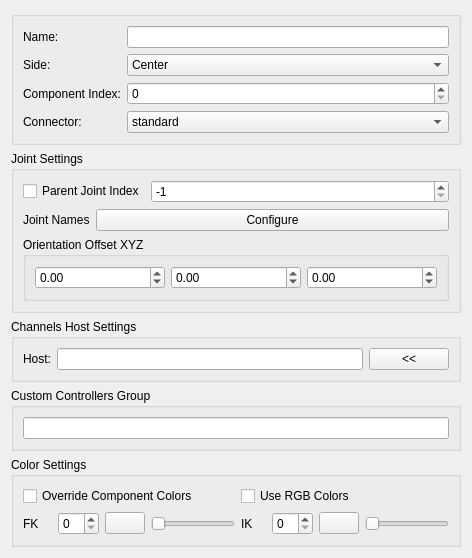
<?xml version="1.0" encoding="UTF-8"?>
<ui version="4.0">
 <class>Form</class>
 <widget class="QWidget" name="Form">
  <property name="geometry">
   <rect>
    <x>0</x>
    <y>0</y>
    <width>286</width>
    <height>518</height>
   </rect>
  </property>
  <property name="windowTitle">
   <string>Form</string>
  </property>
  <layout class="QGridLayout" name="gridLayout">
   <item row="5" column="0">
    <spacer name="verticalSpacer">
     <property name="orientation">
      <enum>Qt::Vertical</enum>
     </property>
     <property name="sizeHint" stdset="0">
      <size>
       <width>20</width>
       <height>40</height>
      </size>
     </property>
    </spacer>
   </item>
   <item row="2" column="0">
    <widget class="QGroupBox" name="groupBox">
     <property name="sizePolicy">
      <sizepolicy hsizetype="Minimum" vsizetype="Minimum">
       <horstretch>0</horstretch>
       <verstretch>0</verstretch>
      </sizepolicy>
     </property>
     <property name="title">
      <string>Channels Host Settings</string>
     </property>
     <layout class="QGridLayout" name="gridLayout_2">
      <item row="0" column="0">
       <layout class="QHBoxLayout" name="horizontalLayout_2">
        <item>
         <widget class="QLabel" name="host_label">
          <property name="text">
           <string>Host:</string>
          </property>
         </widget>
        </item>
        <item>
         <widget class="QLineEdit" name="host_lineEdit"/>
        </item>
        <item>
         <widget class="QPushButton" name="host_pushButton">
          <property name="text">
           <string>&lt;&lt;</string>
          </property>
         </widget>
        </item>
       </layout>
      </item>
     </layout>
    </widget>
   </item>
   <item row="4" column="0">
    <widget class="QGroupBox" name="groupBox_4">
     <property name="sizePolicy">
      <sizepolicy hsizetype="Minimum" vsizetype="Minimum">
       <horstretch>0</horstretch>
       <verstretch>0</verstretch>
      </sizepolicy>
     </property>
     <property name="title">
      <string>Color Settings</string>
     </property>
     <layout class="QGridLayout" name="gridLayout_8">
      <item row="2" column="0">
       <layout class="QGridLayout" name="gridLayout_7">
        <item row="1" column="0">
         <layout class="QGridLayout" name="gridLayout_9">
          <item row="0" column="1">
           <widget class="QLabel" name="color_fk_label">
            <property name="sizePolicy">
             <sizepolicy hsizetype="Minimum" vsizetype="Preferred">
              <horstretch>0</horstretch>
              <verstretch>0</verstretch>
             </sizepolicy>
            </property>
            <property name="minimumSize">
             <size>
              <width>0</width>
              <height>0</height>
             </size>
            </property>
            <property name="text">
             <string/>
            </property>
           </widget>
          </item>
          <item row="0" column="2">
           <widget class="QSpinBox" name="color_fk_spinBox">
            <property name="sizePolicy">
             <sizepolicy hsizetype="Expanding" vsizetype="Fixed">
              <horstretch>0</horstretch>
              <verstretch>0</verstretch>
             </sizepolicy>
            </property>
            <property name="maximum">
             <number>31</number>
            </property>
           </widget>
          </item>
          <item row="0" column="3">
           <widget class="QPushButton" name="RGB_fk_pushButton">
            <property name="sizePolicy">
             <sizepolicy hsizetype="Fixed" vsizetype="Fixed">
              <horstretch>0</horstretch>
              <verstretch>0</verstretch>
             </sizepolicy>
            </property>
            <property name="maximumSize">
             <size>
              <width>16777215</width>
              <height>16777215</height>
             </size>
            </property>
            <property name="layoutDirection">
             <enum>Qt::LeftToRight</enum>
            </property>
            <property name="styleSheet">
             <string notr="true"/>
            </property>
            <property name="text">
             <string/>
            </property>
           </widget>
          </item>
          <item row="0" column="4">
           <widget class="QSlider" name="RGB_fk_slider">
            <property name="maximum">
             <number>255</number>
            </property>
            <property name="orientation">
             <enum>Qt::Horizontal</enum>
            </property>
           </widget>
          </item>
          <item row="0" column="0">
           <widget class="QLabel" name="fk_label_2">
            <property name="text">
             <string>FK</string>
            </property>
           </widget>
          </item>
         </layout>
        </item>
        <item row="1" column="1">
         <layout class="QGridLayout" name="gridLayout_10">
          <item row="0" column="2">
           <widget class="QSpinBox" name="color_ik_spinBox">
            <property name="sizePolicy">
             <sizepolicy hsizetype="Expanding" vsizetype="Fixed">
              <horstretch>0</horstretch>
              <verstretch>0</verstretch>
             </sizepolicy>
            </property>
            <property name="maximum">
             <number>31</number>
            </property>
           </widget>
          </item>
          <item row="0" column="1">
           <widget class="QLabel" name="color_ik_label">
            <property name="sizePolicy">
             <sizepolicy hsizetype="Minimum" vsizetype="Preferred">
              <horstretch>0</horstretch>
              <verstretch>0</verstretch>
             </sizepolicy>
            </property>
            <property name="minimumSize">
             <size>
              <width>0</width>
              <height>0</height>
             </size>
            </property>
            <property name="text">
             <string/>
            </property>
           </widget>
          </item>
          <item row="0" column="3">
           <widget class="QPushButton" name="RGB_ik_pushButton">
            <property name="sizePolicy">
             <sizepolicy hsizetype="Fixed" vsizetype="Fixed">
              <horstretch>0</horstretch>
              <verstretch>0</verstretch>
             </sizepolicy>
            </property>
            <property name="maximumSize">
             <size>
              <width>16777215</width>
              <height>16777215</height>
             </size>
            </property>
            <property name="layoutDirection">
             <enum>Qt::LeftToRight</enum>
            </property>
            <property name="styleSheet">
             <string notr="true"/>
            </property>
            <property name="text">
             <string/>
            </property>
           </widget>
          </item>
          <item row="0" column="4">
           <widget class="QSlider" name="RGB_ik_slider">
            <property name="maximum">
             <number>255</number>
            </property>
            <property name="orientation">
             <enum>Qt::Horizontal</enum>
            </property>
           </widget>
          </item>
          <item row="0" column="0">
           <widget class="QLabel" name="ik_label">
            <property name="text">
             <string>IK</string>
            </property>
           </widget>
          </item>
         </layout>
        </item>
        <item row="0" column="0">
         <widget class="QCheckBox" name="overrideColors_checkBox">
          <property name="text">
           <string>Override Component Colors</string>
          </property>
         </widget>
        </item>
        <item row="0" column="1">
         <widget class="QCheckBox" name="useRGB_checkBox">
          <property name="text">
           <string>Use RGB Colors</string>
          </property>
         </widget>
        </item>
       </layout>
      </item>
     </layout>
    </widget>
   </item>
   <item row="0" column="0">
    <widget class="QGroupBox" name="mainSettings_groupBox">
     <property name="title">
      <string/>
     </property>
     <layout class="QGridLayout" name="gridLayout_4">
      <item row="0" column="0">
       <layout class="QFormLayout" name="formLayout">
        <item row="0" column="0">
         <widget class="QLabel" name="name_label">
          <property name="text">
           <string>Name:</string>
          </property>
         </widget>
        </item>
        <item row="0" column="1">
         <widget class="QLineEdit" name="name_lineEdit"/>
        </item>
        <item row="1" column="0">
         <widget class="QLabel" name="side_label">
          <property name="text">
           <string>Side:</string>
          </property>
         </widget>
        </item>
        <item row="1" column="1">
         <widget class="QComboBox" name="side_comboBox">
          <property name="sizePolicy">
           <sizepolicy hsizetype="Expanding" vsizetype="Fixed">
            <horstretch>0</horstretch>
            <verstretch>0</verstretch>
           </sizepolicy>
          </property>
          <item>
           <property name="text">
            <string>Center</string>
           </property>
          </item>
          <item>
           <property name="text">
            <string>Left</string>
           </property>
          </item>
          <item>
           <property name="text">
            <string>Right</string>
           </property>
          </item>
         </widget>
        </item>
        <item row="2" column="0">
         <widget class="QLabel" name="componentIndex_label">
          <property name="text">
           <string>Component Index:</string>
          </property>
         </widget>
        </item>
        <item row="2" column="1">
         <widget class="QSpinBox" name="componentIndex_spinBox">
          <property name="sizePolicy">
           <sizepolicy hsizetype="Expanding" vsizetype="Fixed">
            <horstretch>0</horstretch>
            <verstretch>0</verstretch>
           </sizepolicy>
          </property>
         </widget>
        </item>
        <item row="3" column="0">
         <widget class="QLabel" name="conector_label">
          <property name="text">
           <string>Connector:</string>
          </property>
         </widget>
        </item>
        <item row="3" column="1">
         <widget class="QComboBox" name="connector_comboBox">
          <property name="sizePolicy">
           <sizepolicy hsizetype="Expanding" vsizetype="Fixed">
            <horstretch>0</horstretch>
            <verstretch>0</verstretch>
           </sizepolicy>
          </property>
          <item>
           <property name="text">
            <string>standard</string>
           </property>
          </item>
         </widget>
        </item>
       </layout>
      </item>
     </layout>
    </widget>
   </item>
   <item row="3" column="0">
    <widget class="QGroupBox" name="groupBox_2">
     <property name="sizePolicy">
      <sizepolicy hsizetype="Minimum" vsizetype="Minimum">
       <horstretch>0</horstretch>
       <verstretch>0</verstretch>
      </sizepolicy>
     </property>
     <property name="title">
      <string>Custom Controllers Group</string>
     </property>
     <layout class="QGridLayout" name="gridLayout_5">
      <item row="0" column="0">
       <layout class="QHBoxLayout" name="horizontalLayout_3">
        <item>
         <widget class="QLineEdit" name="subGroup_lineEdit">
          <property name="toolTip">
           <string>&lt;html&gt;&lt;head/&gt;&lt;body&gt;&lt;p&gt;Name for a custom controllers Group (Maya set) for the component controllers.&lt;/p&gt;&lt;p align=&quot;center&quot;&gt;&lt;span style=&quot; font-weight:600;&quot;&gt;i.e&lt;/span&gt;: Setting the name &amp;quot;arm&amp;quot; will create a sub group (sub set in Mayas terminology) with the name &amp;quot;rig_arm_grp&amp;quot;. This group will be under the &amp;quot;rig_controllers_grp&amp;quot;&lt;/p&gt;&lt;p&gt;Leave this option empty for the default behaviour.&lt;/p&gt;&lt;/body&gt;&lt;/html&gt;</string>
          </property>
         </widget>
        </item>
       </layout>
      </item>
     </layout>
    </widget>
   </item>
   <item row="1" column="0">
    <widget class="QGroupBox" name="jointSettings_groupBox">
     <property name="sizePolicy">
      <sizepolicy hsizetype="Minimum" vsizetype="Minimum">
       <horstretch>0</horstretch>
       <verstretch>0</verstretch>
      </sizepolicy>
     </property>
     <property name="title">
      <string>Joint Settings</string>
     </property>
     <layout class="QGridLayout" name="gridLayout_3">
      <item row="0" column="0">
       <layout class="QVBoxLayout" name="verticalLayout">
        <item>
         <layout class="QHBoxLayout" name="horizontalLayout_5">
          <property name="bottomMargin">
           <number>0</number>
          </property>
          <item>
           <widget class="QCheckBox" name="useJointIndex_checkBox">
            <property name="text">
             <string>Parent Joint Index</string>
            </property>
           </widget>
          </item>
          <item>
           <widget class="QSpinBox" name="parentJointIndex_spinBox">
            <property name="sizePolicy">
             <sizepolicy hsizetype="Expanding" vsizetype="Fixed">
              <horstretch>0</horstretch>
              <verstretch>0</verstretch>
             </sizepolicy>
            </property>
            <property name="minimum">
             <number>-1</number>
            </property>
            <property name="maximum">
             <number>999999</number>
            </property>
            <property name="value">
             <number>-1</number>
            </property>
           </widget>
          </item>
         </layout>
        </item>
        <item>
         <layout class="QHBoxLayout" name="horizontalLayout">
          <item>
           <widget class="QLabel" name="jointNames_label">
            <property name="sizePolicy">
             <sizepolicy hsizetype="Minimum" vsizetype="Fixed">
              <horstretch>0</horstretch>
              <verstretch>0</verstretch>
             </sizepolicy>
            </property>
            <property name="minimumSize">
             <size>
              <width>0</width>
              <height>0</height>
             </size>
            </property>
            <property name="text">
             <string>Joint Names</string>
            </property>
           </widget>
          </item>
          <item>
           <widget class="QPushButton" name="jointNames_pushButton">
            <property name="sizePolicy">
             <sizepolicy hsizetype="Expanding" vsizetype="Fixed">
              <horstretch>0</horstretch>
              <verstretch>0</verstretch>
             </sizepolicy>
            </property>
            <property name="text">
             <string>Configure</string>
            </property>
           </widget>
          </item>
         </layout>
        </item>
        <item>
         <widget class="QGroupBox" name="groupBox_3">
          <property name="title">
           <string>Orientation Offset XYZ</string>
          </property>
          <layout class="QHBoxLayout" name="horizontalLayout_4">
           <item>
            <widget class="QDoubleSpinBox" name="joint_offset_x_doubleSpinBox">
             <property name="toolTip">
              <string>Rotation Offset X</string>
             </property>
             <property name="minimum">
              <double>-360.000000000000000</double>
             </property>
             <property name="maximum">
              <double>360.000000000000000</double>
             </property>
             <property name="singleStep">
              <double>90.000000000000000</double>
             </property>
            </widget>
           </item>
           <item>
            <widget class="QDoubleSpinBox" name="joint_offset_y_doubleSpinBox">
             <property name="toolTip">
              <string>Rotation Offset Y</string>
             </property>
             <property name="minimum">
              <double>-360.000000000000000</double>
             </property>
             <property name="maximum">
              <double>360.000000000000000</double>
             </property>
             <property name="singleStep">
              <double>90.000000000000000</double>
             </property>
            </widget>
           </item>
           <item>
            <widget class="QDoubleSpinBox" name="joint_offset_z_doubleSpinBox">
             <property name="toolTip">
              <string>Rotation Offset Z</string>
             </property>
             <property name="minimum">
              <double>-360.000000000000000</double>
             </property>
             <property name="maximum">
              <double>360.000000000000000</double>
             </property>
             <property name="singleStep">
              <double>90.000000000000000</double>
             </property>
            </widget>
           </item>
          </layout>
         </widget>
        </item>
       </layout>
      </item>
     </layout>
    </widget>
   </item>
  </layout>
 </widget>
 <resources/>
 <connections/>
</ui>
